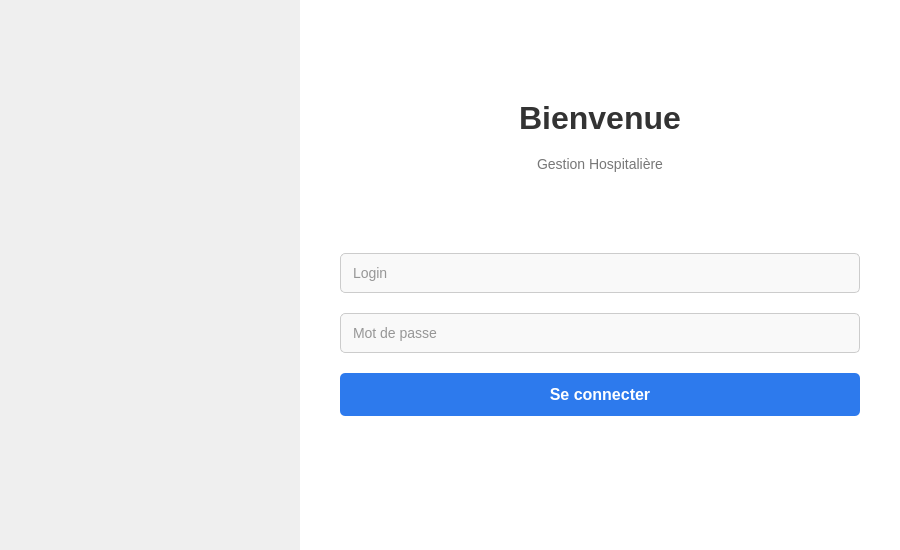
<?xml version="1.0" encoding="UTF-8"?>
<ui version="4.0">
 <class>LoginWindow</class>
 <widget class="QMainWindow" name="LoginWindow">
  <property name="geometry">
   <rect>
    <x>0</x>
    <y>0</y>
    <width>900</width>
    <height>550</height>
   </rect>
  </property>
  <property name="windowTitle">
   <string>Connexion Hôpital</string>
  </property>
  <property name="styleSheet">
   <string notr="true"/>
  </property>
  <widget class="QWidget" name="centralwidget">
   <layout class="QHBoxLayout" name="horizontalLayout">
    <property name="spacing">
     <number>0</number>
    </property>
    <property name="leftMargin">
     <number>0</number>
    </property>
    <property name="topMargin">
     <number>0</number>
    </property>
    <property name="rightMargin">
     <number>0</number>
    </property>
    <property name="bottomMargin">
     <number>0</number>
    </property>
    <item>
     <widget class="QLabel" name="label_image">
      <property name="maximumSize">
       <size>
        <width>350</width>
        <height>350</height>
       </size>
      </property>
      <property name="styleSheet">
       <string notr="true">color: white;</string>
      </property>
      <property name="text">
       <string/>
      </property>
      <property name="pixmap">
       <pixmap>resources/hospital_bg.png</pixmap>
      </property>
      <property name="scaledContents">
       <bool>true</bool>
      </property>
      <property name="alignment">
       <set>Qt::AlignmentFlag::AlignCenter</set>
      </property>
     </widget>
    </item>
    <item>
     <widget class="QFrame" name="frame_login">
      <property name="sizePolicy">
       <sizepolicy hsizetype="Preferred" vsizetype="Preferred">
        <horstretch>0</horstretch>
        <verstretch>0</verstretch>
       </sizepolicy>
      </property>
      <property name="minimumSize">
       <size>
        <width>400</width>
        <height>0</height>
       </size>
      </property>
      <property name="maximumSize">
       <size>
        <width>600</width>
        <height>16777215</height>
       </size>
      </property>
      <property name="styleSheet">
       <string notr="true">QFrame#frame_login {
    background-color: white;
}
QLabel {
    color: #333;
    font-family: &quot;Segoe UI&quot;, sans-serif;
}
QLineEdit {
    border: 1px solid #ccc;
    border-radius: 5px;
    padding: 10px;
    font-size: 14px;
    background-color: #f9f9f9;
    color: #333333; /* Couleur texte noire */
}
QLineEdit:focus {
    border: 2px solid #2d7aed;
    background-color: #ffffff;
}
QPushButton {
    background-color: #2d7aed;
    color: white;
    border: none;
    border-radius: 5px;
    padding: 12px;
    font-size: 16px;
    font-weight: bold;
}
QPushButton:hover {
    background-color: #1a5fc7;
}
QPushButton:pressed {
    background-color: #154ba1;
}</string>
      </property>
      <layout class="QVBoxLayout" name="verticalLayout">
       <property name="spacing">
        <number>20</number>
       </property>
       <property name="leftMargin">
        <number>40</number>
       </property>
       <property name="topMargin">
        <number>40</number>
       </property>
       <property name="rightMargin">
        <number>40</number>
       </property>
       <property name="bottomMargin">
        <number>40</number>
       </property>
       <item>
        <spacer name="verticalSpacer_1">
         <property name="orientation">
          <enum>Qt::Orientation::Vertical</enum>
         </property>
         <property name="sizeHint" stdset="0">
          <size>
           <width>20</width>
           <height>40</height>
          </size>
         </property>
        </spacer>
       </item>
       <item>
        <widget class="QLabel" name="label_title">
         <property name="font">
          <font>
           <family>Segoe UI</family>
           <pointsize>24</pointsize>
           <bold>true</bold>
          </font>
         </property>
         <property name="text">
          <string>Bienvenue</string>
         </property>
         <property name="alignment">
          <set>Qt::AlignmentFlag::AlignCenter</set>
         </property>
        </widget>
       </item>
       <item>
        <widget class="QLabel" name="label_subtitle">
         <property name="styleSheet">
          <string notr="true">color: #777; font-size: 14px;</string>
         </property>
         <property name="text">
          <string>Gestion Hospitalière</string>
         </property>
         <property name="alignment">
          <set>Qt::AlignmentFlag::AlignCenter</set>
         </property>
        </widget>
       </item>
       <item>
        <spacer name="verticalSpacer_2">
         <property name="orientation">
          <enum>Qt::Orientation::Vertical</enum>
         </property>
         <property name="sizeHint" stdset="0">
          <size>
           <width>20</width>
           <height>20</height>
          </size>
         </property>
        </spacer>
       </item>
       <item>
        <widget class="QLineEdit" name="lineEdit_email">
         <property name="placeholderText">
          <string>Login</string>
         </property>
        </widget>
       </item>
       <item>
        <widget class="QLineEdit" name="lineEdit_password">
         <property name="echoMode">
          <enum>QLineEdit::EchoMode::Password</enum>
         </property>
         <property name="placeholderText">
          <string>Mot de passe</string>
         </property>
        </widget>
       </item>
       <item>
        <widget class="QPushButton" name="btn_login">
         <property name="cursor">
          <cursorShape>PointingHandCursor</cursorShape>
         </property>
         <property name="text">
          <string>Se connecter</string>
         </property>
        </widget>
       </item>
       <item>
        <widget class="QLabel" name="label_forgot">
         <property name="cursor">
          <cursorShape>PointingHandCursor</cursorShape>
         </property>
         <property name="styleSheet">
          <string notr="true">color: #2d7aed; text-decoration: underline;</string>
         </property>
         <property name="text">
          <string/>
         </property>
         <property name="alignment">
          <set>Qt::AlignmentFlag::AlignCenter</set>
         </property>
        </widget>
       </item>
       <item>
        <spacer name="verticalSpacer_3">
         <property name="orientation">
          <enum>Qt::Orientation::Vertical</enum>
         </property>
         <property name="sizeHint" stdset="0">
          <size>
           <width>20</width>
           <height>40</height>
          </size>
         </property>
        </spacer>
       </item>
      </layout>
     </widget>
    </item>
   </layout>
  </widget>
 </widget>
 <resources/>
 <connections/>
</ui>
